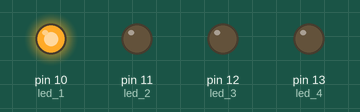
The sketch below on a simulated Arduino Uno, built with avr-gcc and run on an emulated ATmega328P. Parts: output pins drawn as LEDs (lit = HIGH). Random numbers use the default seed unless the sketch sets one.

Above: at 0.1 s.
At 14.1 s:
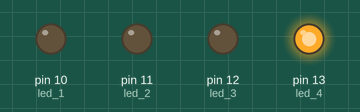
At 22.1 s:
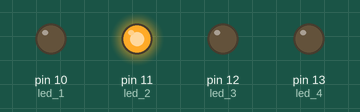
At 38.1 s:
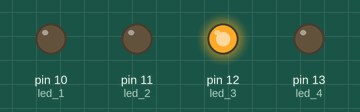
Timing chart, 0 to 39.6 s (numbered marks = the images above):
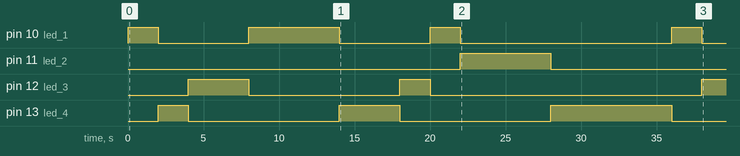

Measured:
- by itself, pin 10 (led_1): LOW → HIGH at 0.00 s, → LOW 2.0 s later, → HIGH 6.0 s later, → LOW 6.0 s later, … (8 changes in this stretch)
- by itself, pin 11 (led_2): LOW → HIGH at 22.0 s, → LOW 6.0 s later
- by itself, pin 12 (led_3): goes HIGH 4.0 s, LOW 10.0 s, HIGH 2.0 s, LOW 18.0 s, then HIGH
- by itself, pin 13 (led_4): goes HIGH 2.0 s, LOW 10.0 s, HIGH 4.0 s, LOW 10.0 s, HIGH 8.0 s, then LOW

The sketch:

Prog_9_Aleatorios.ino
```cpp
int led_1 = 10;
int led_2 = 11;
int led_3 = 12;
int led_4 = 13;

int led_prender; //0,1,2,3
void setup() {
  // put your setup code here, to run once:


 pinMode(led_1,OUTPUT);
 pinMode(led_2,OUTPUT);
 pinMode(led_3,OUTPUT);
 pinMode(led_4,OUTPUT);

 //randomSeed(6) //normalizaa
 randomSeed(analogRead(A0)); //la semilla tendra un valor entre 0 y 1023


}

void loop() {
  // put your main code here, to run repeatedly:
  digitalWrite(led_1, 0);
  digitalWrite(led_2, 0);
  digitalWrite(led_3, 0);
  digitalWrite(led_4, 0);

  led_prender = random(4); // [0-(n-1)]
  // random(min,max)   [min -(max - 1)]

  switch(led_prender){
    case 0:
    digitalWrite(led_1, 1);
    break;
    case 1:
    digitalWrite(led_2, 1);
    break;
    case 2:
    digitalWrite(led_3, 1);
    break;
    case 3:
    digitalWrite(led_4, 1);
    break;
  }
  delay(2000);
}
```
